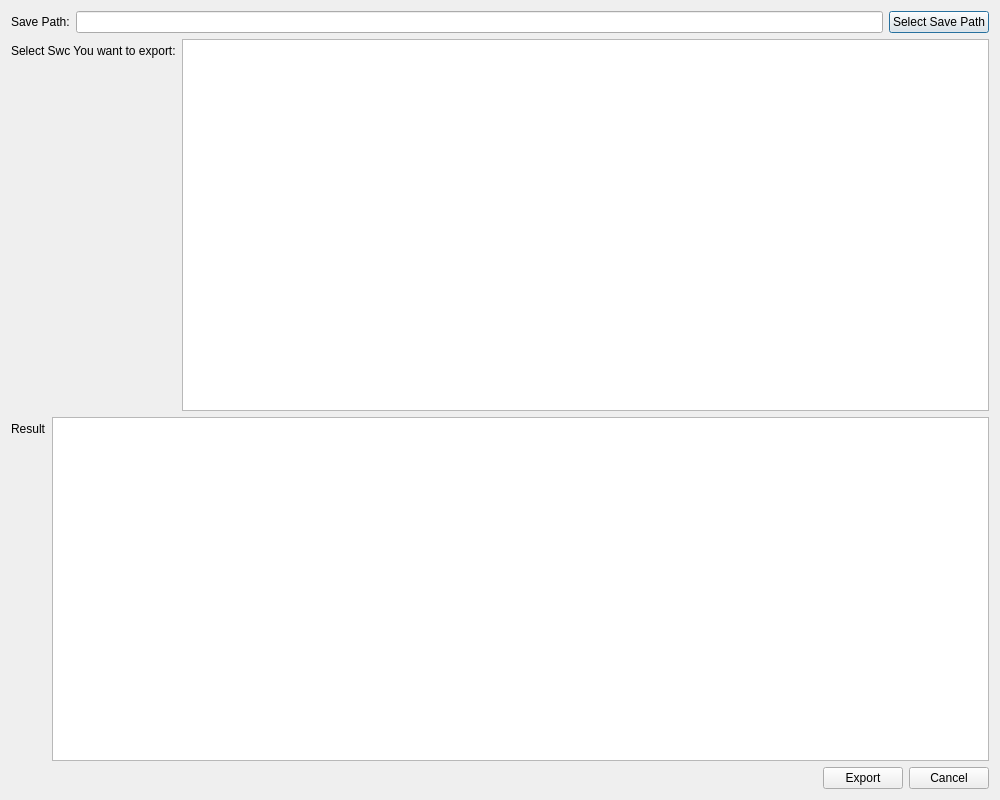
<?xml version="1.0" encoding="UTF-8"?>
<ui version="4.0">
 <class>ViewExportSwcToFile</class>
 <widget class="QDialog" name="ViewExportSwcToFile">
  <property name="geometry">
   <rect>
    <x>0</x>
    <y>0</y>
    <width>1000</width>
    <height>800</height>
   </rect>
  </property>
  <property name="windowTitle">
   <string>ViewExportSwcToFile</string>
  </property>
  <layout class="QVBoxLayout" name="verticalLayout_2">
   <item>
    <layout class="QVBoxLayout" name="verticalLayout">
     <item>
      <layout class="QVBoxLayout" name="verticalLayout_5">
       <item>
        <layout class="QHBoxLayout" name="horizontalLayout_2">
         <item>
          <widget class="QLabel" name="label_3">
           <property name="text">
            <string>Save Path:</string>
           </property>
          </widget>
         </item>
         <item>
          <widget class="QLineEdit" name="SavePath"/>
         </item>
         <item>
          <widget class="QPushButton" name="SelectSavePathBtn">
           <property name="text">
            <string>Select Save Path</string>
           </property>
          </widget>
         </item>
        </layout>
       </item>
      </layout>
     </item>
     <item>
      <layout class="QVBoxLayout" name="verticalLayout_3">
       <item>
        <layout class="QFormLayout" name="formLayout">
         <property name="labelAlignment">
          <set>Qt::AlignRight|Qt::AlignTrailing|Qt::AlignVCenter</set>
         </property>
         <item row="0" column="0">
          <widget class="QLabel" name="label">
           <property name="text">
            <string>Select Swc You want to export:</string>
           </property>
          </widget>
         </item>
         <item row="0" column="1">
          <widget class="QListWidget" name="SwcList"/>
         </item>
        </layout>
       </item>
      </layout>
     </item>
     <item>
      <layout class="QVBoxLayout" name="verticalLayout_4">
       <item>
        <layout class="QFormLayout" name="formLayout_2">
         <item row="0" column="0">
          <widget class="QLabel" name="label_2">
           <property name="text">
            <string>Result</string>
           </property>
          </widget>
         </item>
         <item row="0" column="1">
          <widget class="QTableWidget" name="ResultTable"/>
         </item>
        </layout>
       </item>
       <item>
        <layout class="QHBoxLayout" name="horizontalLayout">
         <item>
          <spacer name="horizontalSpacer">
           <property name="orientation">
            <enum>Qt::Horizontal</enum>
           </property>
           <property name="sizeHint" stdset="0">
            <size>
             <width>40</width>
             <height>20</height>
            </size>
           </property>
          </spacer>
         </item>
         <item>
          <widget class="QPushButton" name="ExportBtn">
           <property name="text">
            <string>Export</string>
           </property>
          </widget>
         </item>
         <item>
          <widget class="QPushButton" name="CancelBtn">
           <property name="text">
            <string>Cancel</string>
           </property>
          </widget>
         </item>
        </layout>
       </item>
      </layout>
     </item>
    </layout>
   </item>
  </layout>
 </widget>
 <resources/>
 <connections/>
</ui>
